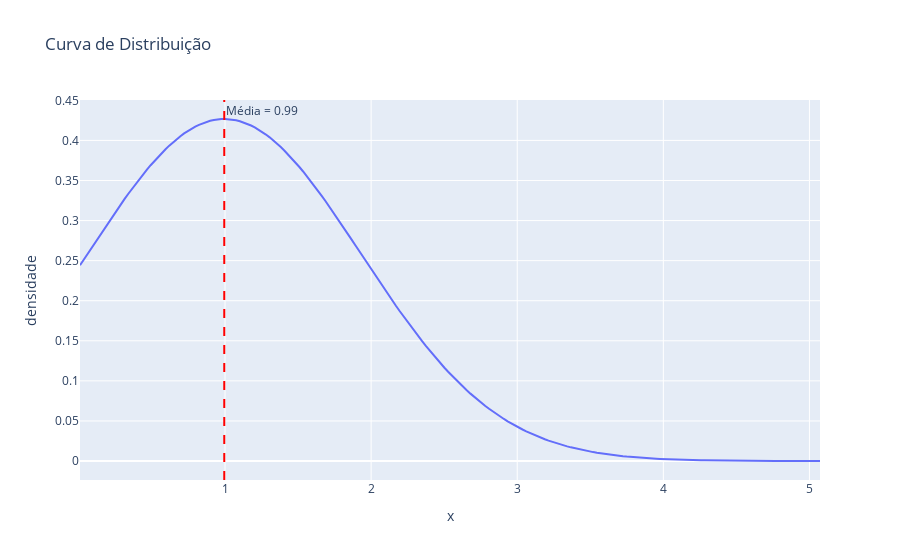

The code cell stored with this chart in its notebook:
### Code cell
grafico_distribuicao(dados_distr_nao_normal)

### Figure 1 — Plotly figure (JSON) as saved in the notebook; plotly's stock layout.template omitted (floating-point values rounded to 4 significant figures; data arrays with more than 128 entries replaced by an {"elided": "..."} marker saying what was removed)
{"data": [{"hovertemplate": "x=%{x}<br>densidade=%{y}<extra></extra>", "legendgroup": "", "line": {"color": "#636efa", "dash": "solid"}, "marker": {"symbol": "circle"}, "mode": "lines", "name": "", "orientation": "v", "showlegend": false, "type": "scatter", "x": {"elided": "200 float values"}, "xaxis": "x", "y": {"elided": "200 float values"}, "yaxis": "y"}], "layout": {"annotations": [{"showarrow": false, "text": "Média = 0.99", "x": 0.9948, "xanchor": "left", "xref": "x", "y": 1, "yanchor": "top", "yref": "y domain"}], "legend": {"tracegroupgap": 0}, "shapes": [{"line": {"color": "red", "dash": "dash"}, "type": "line", "x0": 0.9948, "x1": 0.9948, "xref": "x", "y0": 0, "y1": 1, "yref": "y domain"}], "title": {"text": "Curva de Distribuição"}, "xaxis": {"anchor": "y", "domain": [0, 1], "title": {"text": "x"}}, "yaxis": {"anchor": "x", "domain": [0, 1], "title": {"text": "densidade"}}}}
